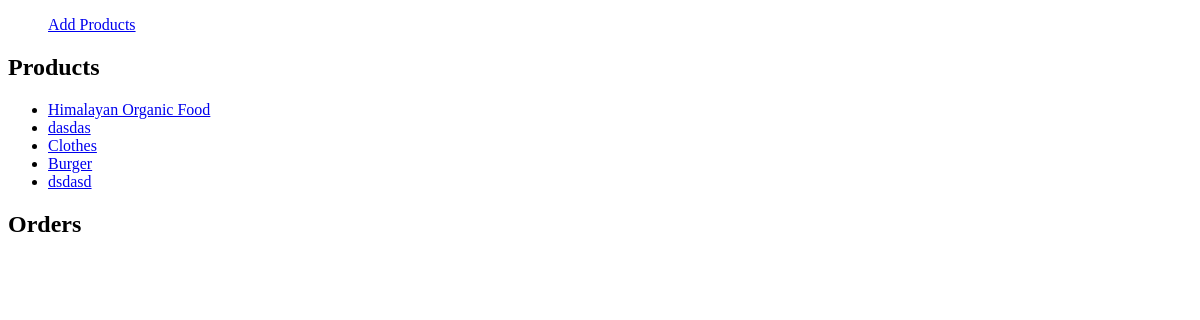
Before: /product/list with the older database file.
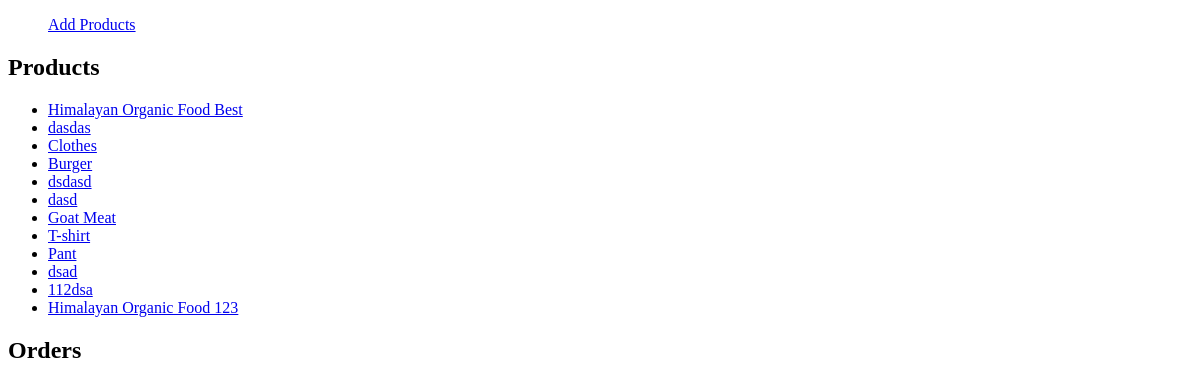
After: the same page with the newer database file.
### product/models.py (models this page shows)
class Product(models.Model):
    name = models.CharField(max_length=99)
    quantity = models.IntegerField()
    price = models.FloatField()
    def __str__(self):
        return self.name

### class_website/views.py (the view)
# urls.py: path('product/list', ProductListView.as_view() ),
class ProductListView(ListView):
    model = Product
    template_name = 'class_website/product_list.html'
    context_object_name = 'products'
    def get_context_data(self, **kwargs):
        context = super().get_context_data(**kwargs)
        print(context)
        return context

### class_website/templates/class_website/product_list.html (shortened to what this page needs)
{% extends "base.html" %}
{% block body %}
    <h2>Products</h2>
    <ul>
        {% for product in products %}
            <li><a href="/product/detail/{{product.id}}">{{ product.name }}</a> </li>
        {% endfor %}
    </ul>
    <h2>Orders</h2>
{% endblock %}

Changed rows visible on the page:
changed Product: name "Himalayan Organic Food" → "Himalayan Organic Food Best"
added Product: name "dasd"
added Product: name "Goat Meat"
added Product: name "T-shirt"
added Product: name "Pant"
added Product: name "dsad"
added Product: name "112dsa"
added Product: name "Himalayan Organic Food 123"
